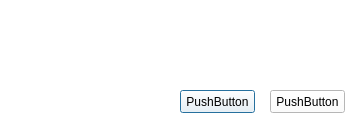
<?xml version="1.0" encoding="UTF-8"?>
<ui version="4.0">
 <class>XAxiaSetting</class>
 <widget class="QDialog" name="XAxiaSetting">
  <property name="geometry">
   <rect>
    <x>0</x>
    <y>0</y>
    <width>362</width>
    <height>120</height>
   </rect>
  </property>
  <property name="palette">
   <palette>
    <active>
     <colorrole role="WindowText">
      <brush brushstyle="SolidPattern">
       <color alpha="255">
        <red>0</red>
        <green>0</green>
        <blue>0</blue>
       </color>
      </brush>
     </colorrole>
     <colorrole role="Button">
      <brush brushstyle="SolidPattern">
       <color alpha="255">
        <red>255</red>
        <green>255</green>
        <blue>255</blue>
       </color>
      </brush>
     </colorrole>
     <colorrole role="Light">
      <brush brushstyle="SolidPattern">
       <color alpha="255">
        <red>255</red>
        <green>255</green>
        <blue>255</blue>
       </color>
      </brush>
     </colorrole>
     <colorrole role="Midlight">
      <brush brushstyle="SolidPattern">
       <color alpha="255">
        <red>255</red>
        <green>255</green>
        <blue>255</blue>
       </color>
      </brush>
     </colorrole>
     <colorrole role="Dark">
      <brush brushstyle="SolidPattern">
       <color alpha="255">
        <red>127</red>
        <green>127</green>
        <blue>127</blue>
       </color>
      </brush>
     </colorrole>
     <colorrole role="Mid">
      <brush brushstyle="SolidPattern">
       <color alpha="255">
        <red>170</red>
        <green>170</green>
        <blue>170</blue>
       </color>
      </brush>
     </colorrole>
     <colorrole role="Text">
      <brush brushstyle="SolidPattern">
       <color alpha="255">
        <red>0</red>
        <green>0</green>
        <blue>0</blue>
       </color>
      </brush>
     </colorrole>
     <colorrole role="BrightText">
      <brush brushstyle="SolidPattern">
       <color alpha="255">
        <red>255</red>
        <green>255</green>
        <blue>255</blue>
       </color>
      </brush>
     </colorrole>
     <colorrole role="ButtonText">
      <brush brushstyle="SolidPattern">
       <color alpha="255">
        <red>0</red>
        <green>0</green>
        <blue>0</blue>
       </color>
      </brush>
     </colorrole>
     <colorrole role="Base">
      <brush brushstyle="SolidPattern">
       <color alpha="255">
        <red>255</red>
        <green>255</green>
        <blue>255</blue>
       </color>
      </brush>
     </colorrole>
     <colorrole role="Window">
      <brush brushstyle="SolidPattern">
       <color alpha="255">
        <red>255</red>
        <green>255</green>
        <blue>255</blue>
       </color>
      </brush>
     </colorrole>
     <colorrole role="Shadow">
      <brush brushstyle="SolidPattern">
       <color alpha="255">
        <red>0</red>
        <green>0</green>
        <blue>0</blue>
       </color>
      </brush>
     </colorrole>
     <colorrole role="AlternateBase">
      <brush brushstyle="SolidPattern">
       <color alpha="255">
        <red>255</red>
        <green>255</green>
        <blue>255</blue>
       </color>
      </brush>
     </colorrole>
     <colorrole role="ToolTipBase">
      <brush brushstyle="SolidPattern">
       <color alpha="255">
        <red>255</red>
        <green>255</green>
        <blue>220</blue>
       </color>
      </brush>
     </colorrole>
     <colorrole role="ToolTipText">
      <brush brushstyle="SolidPattern">
       <color alpha="255">
        <red>0</red>
        <green>0</green>
        <blue>0</blue>
       </color>
      </brush>
     </colorrole>
    </active>
    <inactive>
     <colorrole role="WindowText">
      <brush brushstyle="SolidPattern">
       <color alpha="255">
        <red>0</red>
        <green>0</green>
        <blue>0</blue>
       </color>
      </brush>
     </colorrole>
     <colorrole role="Button">
      <brush brushstyle="SolidPattern">
       <color alpha="255">
        <red>255</red>
        <green>255</green>
        <blue>255</blue>
       </color>
      </brush>
     </colorrole>
     <colorrole role="Light">
      <brush brushstyle="SolidPattern">
       <color alpha="255">
        <red>255</red>
        <green>255</green>
        <blue>255</blue>
       </color>
      </brush>
     </colorrole>
     <colorrole role="Midlight">
      <brush brushstyle="SolidPattern">
       <color alpha="255">
        <red>255</red>
        <green>255</green>
        <blue>255</blue>
       </color>
      </brush>
     </colorrole>
     <colorrole role="Dark">
      <brush brushstyle="SolidPattern">
       <color alpha="255">
        <red>127</red>
        <green>127</green>
        <blue>127</blue>
       </color>
      </brush>
     </colorrole>
     <colorrole role="Mid">
      <brush brushstyle="SolidPattern">
       <color alpha="255">
        <red>170</red>
        <green>170</green>
        <blue>170</blue>
       </color>
      </brush>
     </colorrole>
     <colorrole role="Text">
      <brush brushstyle="SolidPattern">
       <color alpha="255">
        <red>0</red>
        <green>0</green>
        <blue>0</blue>
       </color>
      </brush>
     </colorrole>
     <colorrole role="BrightText">
      <brush brushstyle="SolidPattern">
       <color alpha="255">
        <red>255</red>
        <green>255</green>
        <blue>255</blue>
       </color>
      </brush>
     </colorrole>
     <colorrole role="ButtonText">
      <brush brushstyle="SolidPattern">
       <color alpha="255">
        <red>0</red>
        <green>0</green>
        <blue>0</blue>
       </color>
      </brush>
     </colorrole>
     <colorrole role="Base">
      <brush brushstyle="SolidPattern">
       <color alpha="255">
        <red>255</red>
        <green>255</green>
        <blue>255</blue>
       </color>
      </brush>
     </colorrole>
     <colorrole role="Window">
      <brush brushstyle="SolidPattern">
       <color alpha="255">
        <red>255</red>
        <green>255</green>
        <blue>255</blue>
       </color>
      </brush>
     </colorrole>
     <colorrole role="Shadow">
      <brush brushstyle="SolidPattern">
       <color alpha="255">
        <red>0</red>
        <green>0</green>
        <blue>0</blue>
       </color>
      </brush>
     </colorrole>
     <colorrole role="AlternateBase">
      <brush brushstyle="SolidPattern">
       <color alpha="255">
        <red>255</red>
        <green>255</green>
        <blue>255</blue>
       </color>
      </brush>
     </colorrole>
     <colorrole role="ToolTipBase">
      <brush brushstyle="SolidPattern">
       <color alpha="255">
        <red>255</red>
        <green>255</green>
        <blue>220</blue>
       </color>
      </brush>
     </colorrole>
     <colorrole role="ToolTipText">
      <brush brushstyle="SolidPattern">
       <color alpha="255">
        <red>0</red>
        <green>0</green>
        <blue>0</blue>
       </color>
      </brush>
     </colorrole>
    </inactive>
    <disabled>
     <colorrole role="WindowText">
      <brush brushstyle="SolidPattern">
       <color alpha="255">
        <red>127</red>
        <green>127</green>
        <blue>127</blue>
       </color>
      </brush>
     </colorrole>
     <colorrole role="Button">
      <brush brushstyle="SolidPattern">
       <color alpha="255">
        <red>255</red>
        <green>255</green>
        <blue>255</blue>
       </color>
      </brush>
     </colorrole>
     <colorrole role="Light">
      <brush brushstyle="SolidPattern">
       <color alpha="255">
        <red>255</red>
        <green>255</green>
        <blue>255</blue>
       </color>
      </brush>
     </colorrole>
     <colorrole role="Midlight">
      <brush brushstyle="SolidPattern">
       <color alpha="255">
        <red>255</red>
        <green>255</green>
        <blue>255</blue>
       </color>
      </brush>
     </colorrole>
     <colorrole role="Dark">
      <brush brushstyle="SolidPattern">
       <color alpha="255">
        <red>127</red>
        <green>127</green>
        <blue>127</blue>
       </color>
      </brush>
     </colorrole>
     <colorrole role="Mid">
      <brush brushstyle="SolidPattern">
       <color alpha="255">
        <red>170</red>
        <green>170</green>
        <blue>170</blue>
       </color>
      </brush>
     </colorrole>
     <colorrole role="Text">
      <brush brushstyle="SolidPattern">
       <color alpha="255">
        <red>127</red>
        <green>127</green>
        <blue>127</blue>
       </color>
      </brush>
     </colorrole>
     <colorrole role="BrightText">
      <brush brushstyle="SolidPattern">
       <color alpha="255">
        <red>255</red>
        <green>255</green>
        <blue>255</blue>
       </color>
      </brush>
     </colorrole>
     <colorrole role="ButtonText">
      <brush brushstyle="SolidPattern">
       <color alpha="255">
        <red>127</red>
        <green>127</green>
        <blue>127</blue>
       </color>
      </brush>
     </colorrole>
     <colorrole role="Base">
      <brush brushstyle="SolidPattern">
       <color alpha="255">
        <red>255</red>
        <green>255</green>
        <blue>255</blue>
       </color>
      </brush>
     </colorrole>
     <colorrole role="Window">
      <brush brushstyle="SolidPattern">
       <color alpha="255">
        <red>255</red>
        <green>255</green>
        <blue>255</blue>
       </color>
      </brush>
     </colorrole>
     <colorrole role="Shadow">
      <brush brushstyle="SolidPattern">
       <color alpha="255">
        <red>0</red>
        <green>0</green>
        <blue>0</blue>
       </color>
      </brush>
     </colorrole>
     <colorrole role="AlternateBase">
      <brush brushstyle="SolidPattern">
       <color alpha="255">
        <red>255</red>
        <green>255</green>
        <blue>255</blue>
       </color>
      </brush>
     </colorrole>
     <colorrole role="ToolTipBase">
      <brush brushstyle="SolidPattern">
       <color alpha="255">
        <red>255</red>
        <green>255</green>
        <blue>220</blue>
       </color>
      </brush>
     </colorrole>
     <colorrole role="ToolTipText">
      <brush brushstyle="SolidPattern">
       <color alpha="255">
        <red>0</red>
        <green>0</green>
        <blue>0</blue>
       </color>
      </brush>
     </colorrole>
    </disabled>
   </palette>
  </property>
  <property name="windowTitle">
   <string>X轴变换</string>
  </property>
  <property name="modal">
   <bool>true</bool>
  </property>
  <widget class="QPushButton" name="pushButton">
   <property name="geometry">
    <rect>
     <x>180</x>
     <y>90</y>
     <width>75</width>
     <height>23</height>
    </rect>
   </property>
   <property name="text">
    <string>PushButton</string>
   </property>
  </widget>
  <widget class="QPushButton" name="pushButton_2">
   <property name="geometry">
    <rect>
     <x>270</x>
     <y>90</y>
     <width>75</width>
     <height>23</height>
    </rect>
   </property>
   <property name="text">
    <string>PushButton</string>
   </property>
  </widget>
 </widget>
 <resources/>
 <connections/>
</ui>
